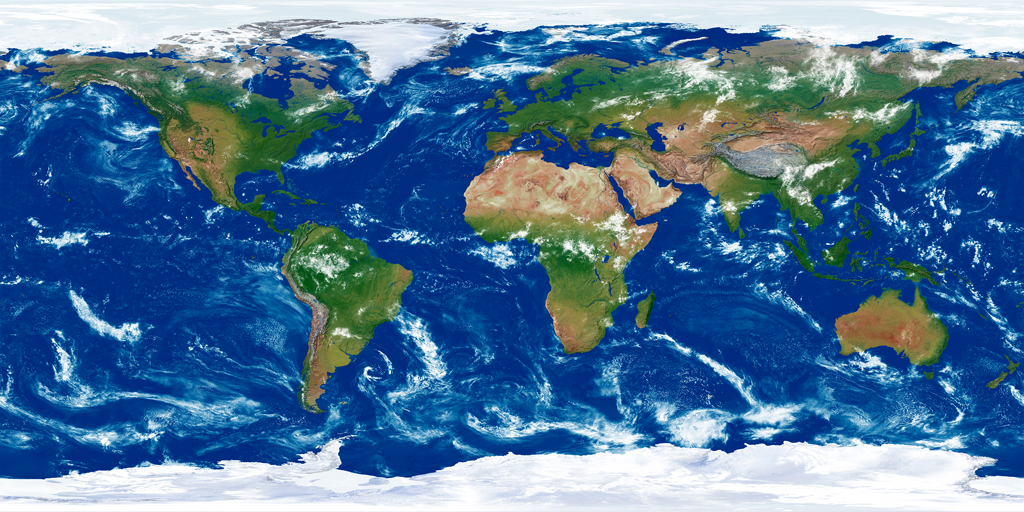
#> input picture Assets/Planet Earth Free/Materials/Earth1kTexture.png, 1024 x 512 px, given in place of Phobos_Viking_Mosaic_40ppd_DLRcontrol.tif, which was not available
$ python moons.py out.png
#> lines starting #> are read from the running program, lines starting #| are printed output that depends on the picture; after the words box and inside, x2 and y2 are one past the last pixel; in counts of white or black regions, pixels touching at a corner belong together; pictures that were not available may be replaced by others from this repository, and a replacement may not be noted
"""Карты спутников NASA/JPL/USGS -> 2:1 равнопромежуточные JPG, долгота 0 в центре, на восток вправо
(как у Solar System Scope, BodyRenderer.LatLonUv: u = (lon+180)/360). Яркость — к геометрическому альбедо
(как Tools/textures/sss_convert.py). Пара: ALBEDO — с NightLight.GeometricAlbedo / фактами NASA."""
import os, sys, numpy as np
from PIL import Image
Image.MAX_IMAGE_PIXELS = None
SRC = os.environ.get('MOON_SRC', 'moon_dl/')  # папка со скачанными GeoTIFF USGS (planetarymaps.usgs.gov / asc-pds-services mosaic), по подпапке на тело
OUT = sys.argv[1] if len(sys.argv) > 1 else '.'
ONLY = sys.argv[2:]
# id: (файл, сдвиг на пол-ширины (центр исходника — 180°), размер, альбедо, тинт для серых: (светлое, тёмное))
J = {
 'phobos':   ('phobos/Phobos_Viking_Mosaic_40ppd_DLRcontrol.tif', False, 2048, 0.071, ((1.00,.97,.93),(1.10,.95,.85))),
 'deimos':   ('deimos/deimoscyl1.jpg', False, 2048, 0.068, ((1.00,.97,.93),(1.05,.96,.88))),
 'io':       ('io/Io_GalileoSSI-Voyager_Global_Mosaic_ClrMerge_1km.tif', False, 4096, 0.63, None),
 'europa':   ('europa/Europa_Voyager_GalileoSSI_global_mosaic_500m.tif', True, 4096, 0.67, ((.96,.98,1.03),(1.3,.95,.65))),
 'ganymede': ('ganymede/Ganymede_Voyager_GalileoSSI_Global_ClrMosaic_1435m.tif', True, 4096, 0.43, None),
 'callisto': ('callisto/Callisto_Voyager_GalileoSSI_global_mosaic_1km.tif', True, 4096, 0.22, ((.96,.98,1.02),(1.15,.98,.80))),
 'enceladus':('enceladus/Enceladus_Cassini_mosaic_global_110m.tif', False, 4096, 0.62, ((.96,.99,1.04),(.98,.99,1.02))),
 'titan':    ('titan/Titan_ISS_P19658_Mosaic_Global_4km.tif', True, 4096, 0.20, ((1.45,1.0,.45),(1.5,.9,.35))),
 'triton':   ('triton/Triton_Voyager2_ClrMosaic_GlobalFill_600m.tif', False, 4096, 0.76, ((1.0,.93,.88),(1.2,.85,.65))),
 'pluto':    ('pluto/Pluto_NewHorizons_Global_Mosaic_300m_Jul2017_8bit.tif', True, 4096, 0.52, ((1.1,1.0,.88),(1.5,.85,.55))),
 'charon':   ('charon/Charon_NewHorizons_Global_Mosaic_300m_Jul2017_8bit.tif', False, 4096, 0.41, ((.99,1.0,1.01),(1.35,.9,.7))),
}
FILL = {'triton': (1.0, .93, .88)}
CONTRAST = {'titan': 0.5}  # хаза: поверхность с орбиты видна смазанной
LW = np.array([0.2126, 0.7152, 0.0722], np.float32)
def to_lin(a): return np.where(a <= 0.04045, a / 12.92, ((a + 0.055) / 1.055) ** 2.4)
def to_srgb(l): return np.where(l <= 0.0031308, l * 12.92, 1.055 * np.power(np.maximum(l, 0), 1 / 2.4) - 0.055)

def rs(arr2d, size):  # float32 2D -> resize
    return np.asarray(Image.fromarray(arr2d.astype(np.float32), 'F').resize(size, Image.BILINEAR, reducing_gap=2.0) if False else Image.fromarray(arr2d.astype(np.float32), 'F').resize(size, Image.BOX if arr2d.shape[1] > size[0] else Image.BICUBIC))

def load(path, roll, tw):
#> called with roll = False, tw = 2048
    im = Image.open(path)
#> im is the input picture: PIL image 1024x512 RGB; mean R, G, B 79.3, 118.3, 152.7
    gray = im.mode in ('L', 'I;16')
#> gray = False
    im = im.convert('L') if gray else im.convert('RGB')
    W, H = im.size
#> W = 1024; H = 512
    th = tw // 2
    a = np.asarray(im)
    nod = (a == 0) if gray else (a == 0).all(2)
#> nod: shape (512, 1024) bool; every value is 0
    # Нет данных — нулевые пиксели; доля нулей в тексле даёт вес, остальное усредняется только по данным.
    valid = rs((~nod).astype(np.float32), (tw, th))
#> in rs, `return np.asarray(Image.fromarray(arr2d.astype(np.float32), 'F').resiz..`: returned value: shape (1024, 2048) float32; every value is 1
    ch = [a] if gray else [a[..., i] for i in range(3)]
#> ch = 3 items
    out = []
    for c in ch:
        s = rs(c.astype(np.float32), (tw, th))  # нули входят в сумму как 0
        out.append(s)
#> this loop made 3 passes
#> pass 3, in load, `s = rs(c.astype(np.float32), (tw, th))`:
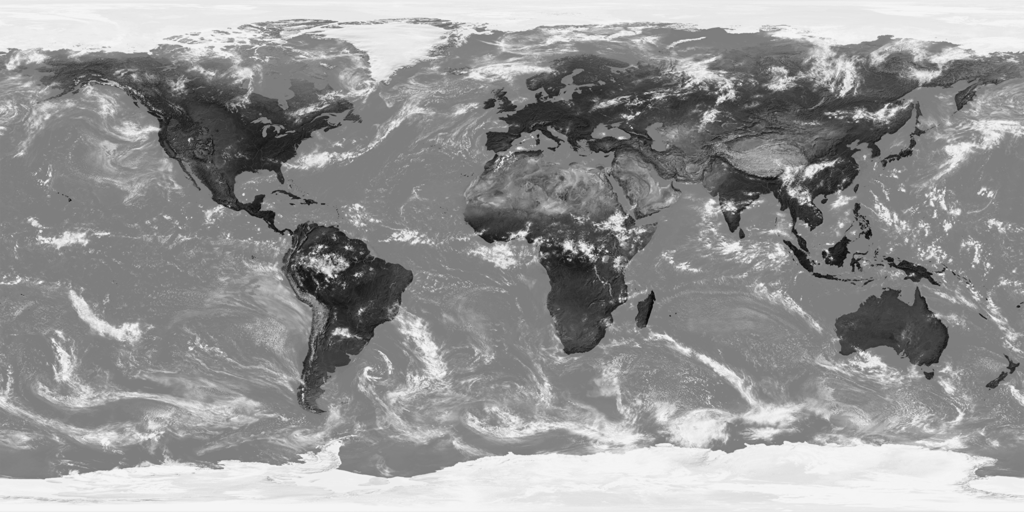
#> s: shape (1024, 2048) float32 (shown at 1/2 size); min -6.5, max 265.4, mean 152.7; drawn with min black and max white
#> after the loop, out = 3 items
    out = np.stack(out, -1)
    del a, nod, ch
    v = np.maximum(valid, 1e-4)[..., None]
    out = np.where(valid[..., None] > 0.05, out / v, 0) / 255.0
    valid = (valid > 0.5).astype(np.float32)
    if roll:
        out = np.roll(out, tw // 2, axis=1); valid = np.roll(valid, tw // 2, axis=1)
    return out.astype(np.float32), valid, gray

def up(a, size):  # (h,w,c) float -> bicubic upsample по каналам
    return np.stack([np.asarray(Image.fromarray(a[..., c], 'F').resize(size, Image.BICUBIC)) for c in range(a.shape[2])], -1)

def inpaint(img, w):
    """Пирамидальная заливка дыр (нет данных): средний тон окрестности, мягко."""
    if w.min() > 0.5: return img
    h, wd = w.shape
    if h < 4 or wd < 4:
        m = (img * w[..., None]).sum((0, 1)) / max(w.sum(), 1)
        return np.where(w[..., None] > 0, img, m)
    def red(x): return x.reshape(h // 2, 2, wd // 2, 2, *x.shape[2:]).mean((1, 3))
    ws = red(w); Is = red(img * w[..., None])
    Ic = np.where(ws[..., None] > 0, Is / np.maximum(ws, 1e-6)[..., None], 0)
    f = inpaint(Ic, (ws > 0).astype(np.float32))
    u = up(f, (wd, h))
    return np.where(w[..., None] > 0.5, img, u)

def main():
    os.makedirs(OUT, exist_ok=True)
    for name, (f, roll, tw, alb, tint) in J.items():
        if ONLY and name not in ONLY: continue
        img, valid, gray = load(SRC + f, roll, tw); img = np.clip(img, 0, 1)
#> after `img, valid, gray = load(SRC + f, roll, tw)`: gray = False
        nod = 1 - valid.mean()
#> nod = 0
        if nod > 0.001:
            img = inpaint(img, valid)
            # Заливка гладкая — добавим зерно, иначе пятно читается плоской заплаткой.
            rng = np.random.default_rng(7)
            n = np.asarray(Image.fromarray(rng.normal(0, 1, valid.shape).astype(np.float32), 'F').resize((valid.shape[1] // 2, valid.shape[0] // 2), Image.BOX).resize((valid.shape[1], valid.shape[0]), Image.BICUBIC))
            hole = np.asarray(Image.fromarray(1 - valid, 'F').resize((valid.shape[1] // 8, valid.shape[0] // 8), Image.BOX).resize((valid.shape[1], valid.shape[0]), Image.BICUBIC))
            img = np.clip(img * (1 + 0.5 * n[..., None] * np.clip(hole * 1.5, 0, 1)[..., None] * 0.35), 0, 1)
            if name in FILL:
                # Цветная заливка по краям Вояджера даёт зелёный: в дыре оставляем яркость, цвет — нейтральный.
                Lf = (to_lin(img) * LW).sum(2)[..., None]
                ft = np.array(FILL[name], np.float32); ft /= (ft * LW).sum()
                hw = np.clip(hole * 2.5, 0, 1)[..., None]
                img = to_srgb(np.clip(to_lin(img) * (1 - hw) + Lf * ft * hw, 0, 1))
        lin = to_lin(img)
#> in to_lin, `def to_lin(a): return np.where(a <= 0.04045, a / 12.92, ((a + 0.055) /..`:
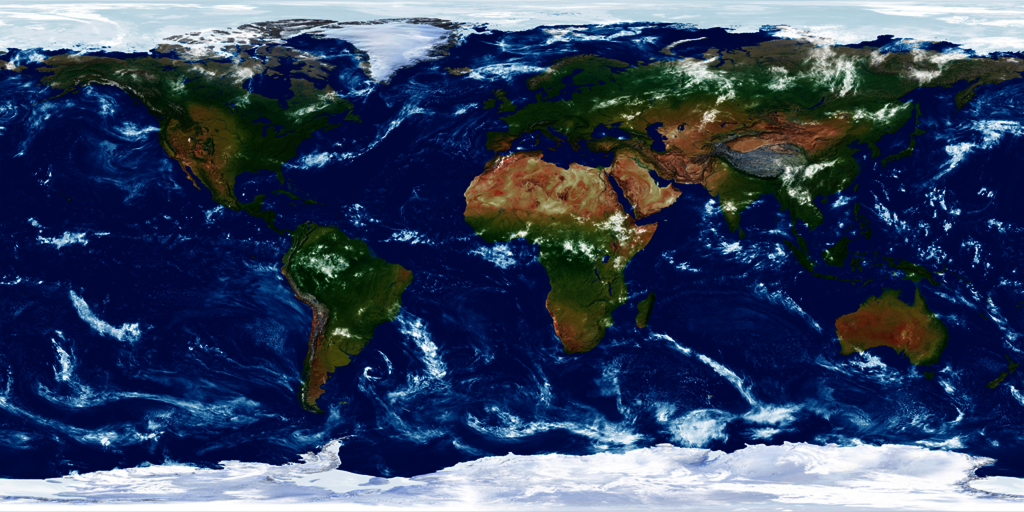
#> returned value: shape (1024, 2048, 3) float32 (shown at 1/2 size); mean of channels 0, 1, 2 0.216, 0.275, 0.383; drawn as R, G, B
        L = (lin * LW).sum(2) if not gray else lin[..., 0]
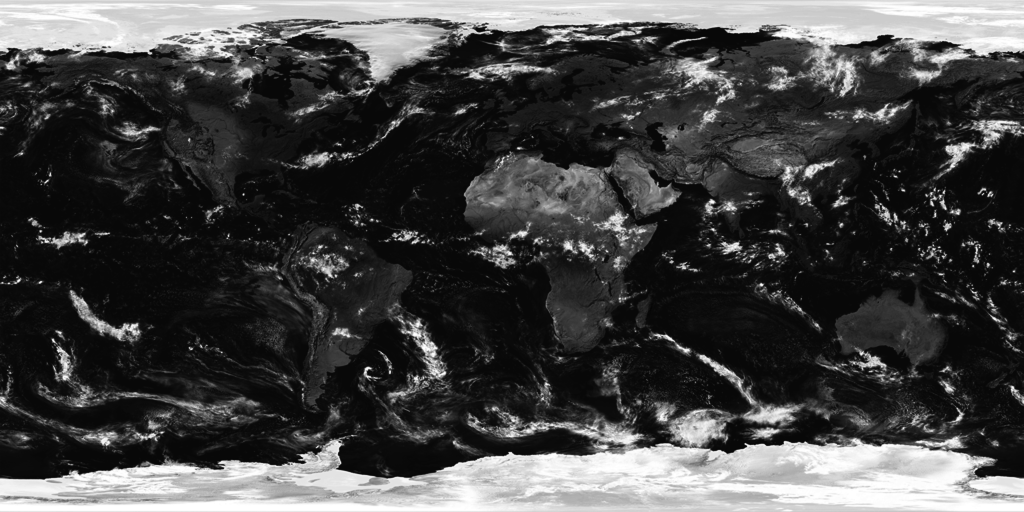
#> L: shape (1024, 2048) float32 (shown at 1/2 size); min 0.0122, max 1, mean 0.27
        # Средняя яркость по площади (вес cos широты) только по реальным данным.
        lat = np.linspace(np.pi / 2, -np.pi / 2, L.shape[0])
        wt = np.cos(lat)[:, None] * np.ones((1, L.shape[1]))
        vw = wt * np.maximum(valid, 0.0)
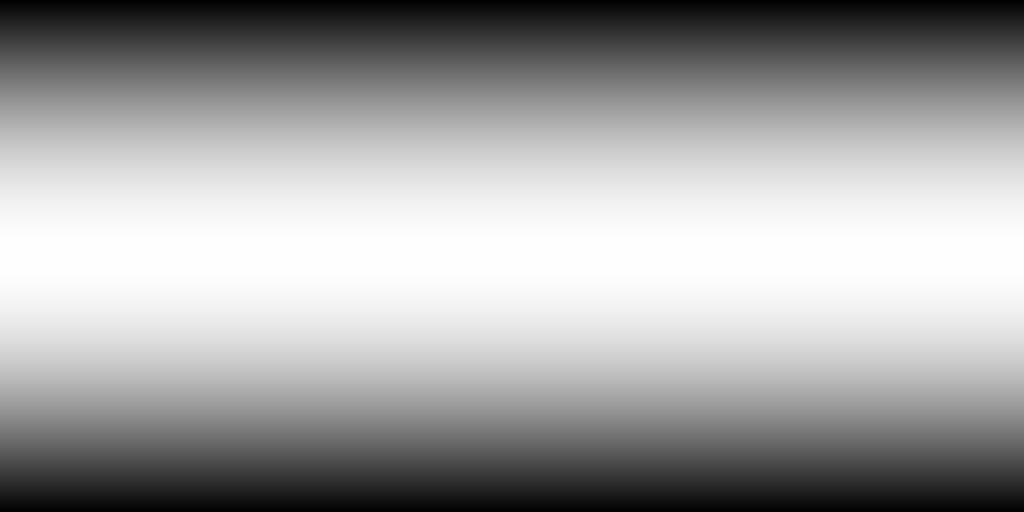
#> vw: shape (1024, 2048) float64 (shown at 1/2 size); min 6.12e-17, max 1, mean 0.636
        if vw.sum() == 0: vw = wt
        mean = float((L * vw).sum() / vw.sum())
#> mean = 0.163
        if gray or tint:  # Triton: цветная мозаика Вояджера искусственно зелёная — берём только яркость
            t0, t1 = [np.array(t, np.float32) for t in tint] if tint else (np.ones(3, np.float32),) * 2
#> t0 = [1, 0.97, 0.93]; t1 = [1.1, 0.95, 0.85]
            t0 /= (t0 * LW).sum(); t1 /= (t1 * LW).sum()
#> after `t0 /= (t0 * LW).sum()`: t0 = [1.03, 0.996, 0.955]
#> after `t1 /= (t1 * LW).sum()`: t1 = [1.13, 0.975, 0.872]
            c = CONTRAST.get(name, 1.0)
            L = np.maximum(mean + c * (L - mean), 0)
            d = np.clip((1 - L / mean) / 0.7, 0, 1)[..., None]
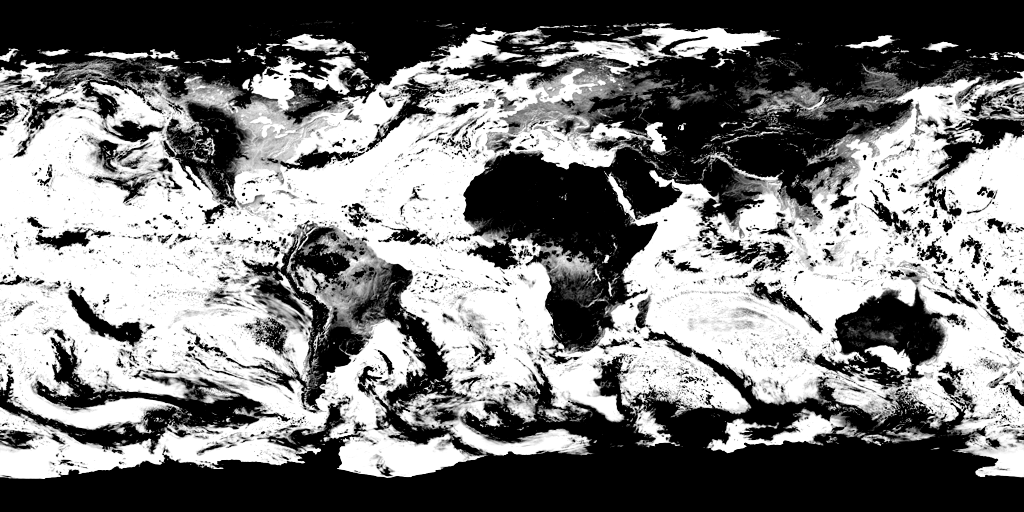
#> d: shape (1024, 2048, 1) float32 (shown at 1/2 size); min 0, max 1, mean 0.487
            lin = L[..., None] * (t0 * (1 - d) + t1 * d)
        # Мягкое колено у белого: жёсткий клип выжигал ледяные шапки (Тритон, Энцелад). k подбираем так,
        # чтобы после колена средняя яркость осталась альбедо.
        def knee(x): return np.where(x > 0.7, 0.7 + 0.3 * np.tanh((x - 0.7) / 0.3), x)
        lo, hi = 0.0, 50.0
        Ls = (lin * LW).sum(2)
        for _ in range(30):
            k = (lo + hi) / 2
            m = float((knee(Ls * k) * vw).sum() / vw.sum())
            if m < alb: lo = k
            else: hi = k
#> this loop made 30 passes
#> m on passes 1 to 12: 0.958, 0.761, 0.559, 0.376, 0.234, 0.127, 0.0637, 0.0955, 0.0796, 0.0717, 0.0677, 0.0697
        lin = np.clip(knee(lin * k), 0, 1)
#> in knee (call 31), `def knee(x): return np.where(x > 0.7, 0.7 + 0.3 * np.tanh((x - 0.7) / ..`:
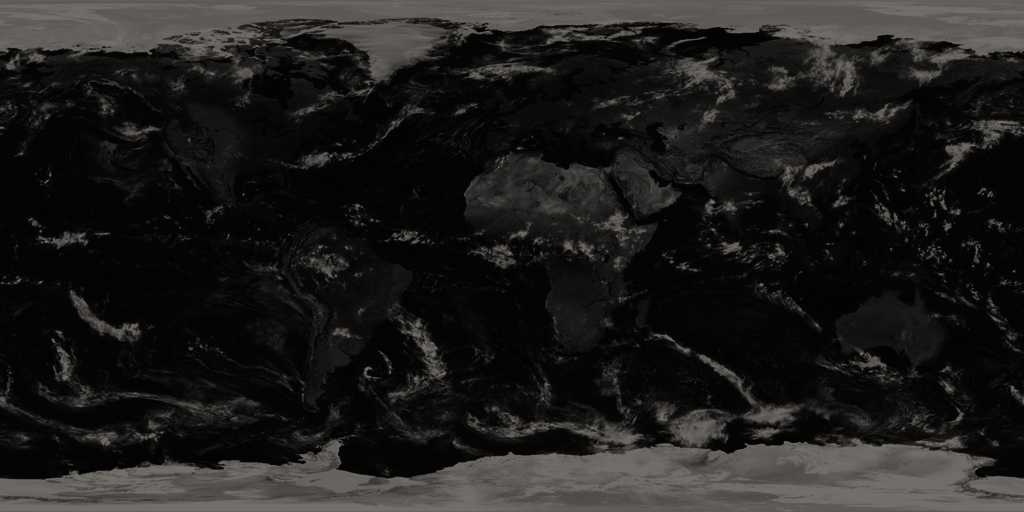
#> returned value: shape (1024, 2048, 3) float32 (shown at 1/2 size); mean of channels 0, 1, 2 0.122, 0.117, 0.112; drawn as R, G, B
        res = (np.clip(to_srgb(lin), 0, 1) * 255 + 0.5).astype(np.uint8)
#> in to_srgb, `def to_srgb(l): return np.where(l <= 0.0031308, l * 12.92, 1.055 * np...`:
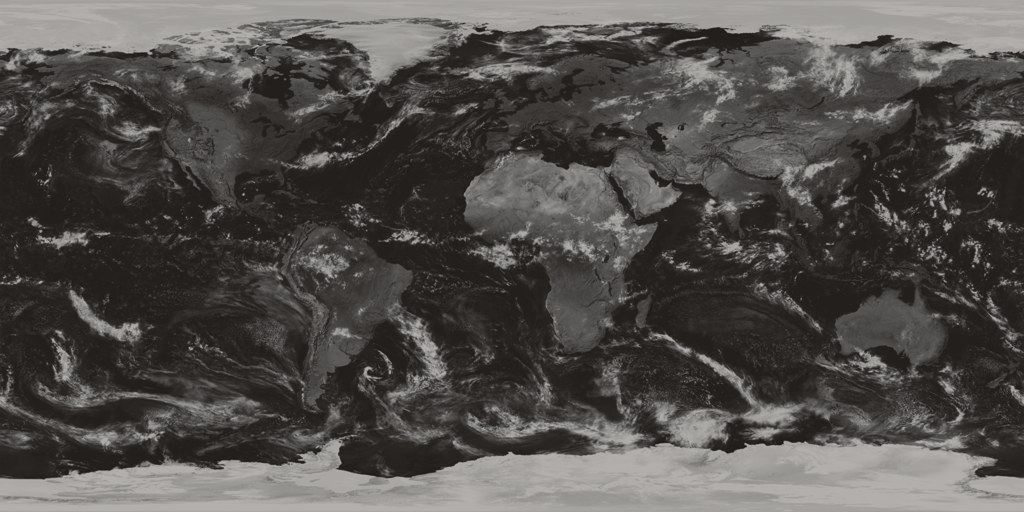
#> returned value: shape (1024, 2048, 3) float32 (shown at 1/2 size); mean of channels 0, 1, 2 0.32, 0.311, 0.302; drawn as R, G, B
        Image.fromarray(res, 'RGB').save(os.path.join(OUT, name + '.jpg'), quality=92, subsampling=0)
        m2 = float(((lin * LW).sum(2) * vw).sum() / vw.sum())
#> m2 = 0.071
        print(f'{name}: {tw}x{tw//2} nodata={nod*100:.1f}% k={k:.2f} mean_lin={m2:.3f}', flush=True)
#| phobos: 2048x1024 nodata=0.0% k=0.44 mean_lin=0.071
#> pass 2 of the loop in main, `for name, (f, roll, tw, alb, tint) in J.items():`:
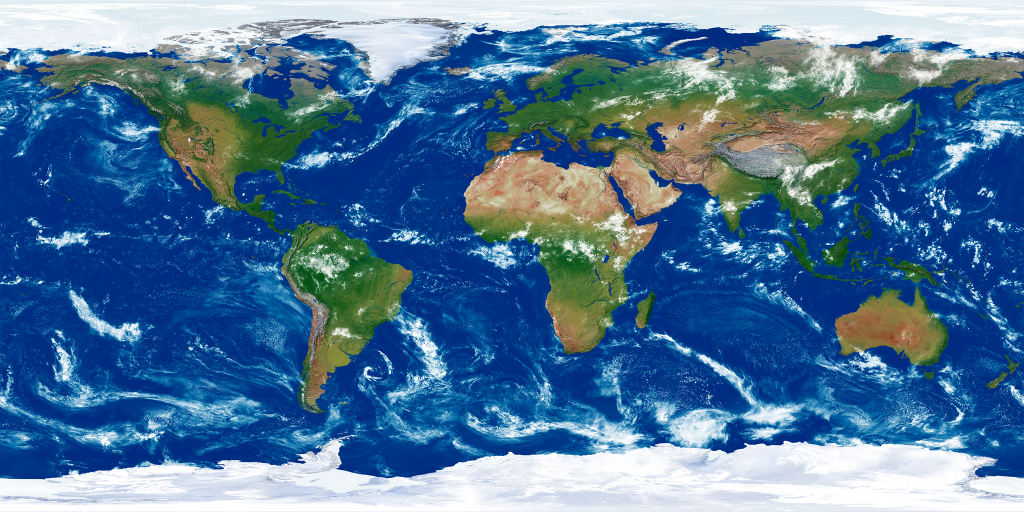
#> input picture Assets/Planet Earth Free/Materials/Earth2kTexture.png, 2048 x 1024 px, given in place of deimoscyl1.jpg, which was not available (shown at 1/2 size)
#> in load, im is the input picture: PIL image 2048x1024 RGB; mean R, G, B 79.2, 118.3, 152.7
#> in load (call 2), `nod = (a == 0) if gray else (a == 0).all(2)`:
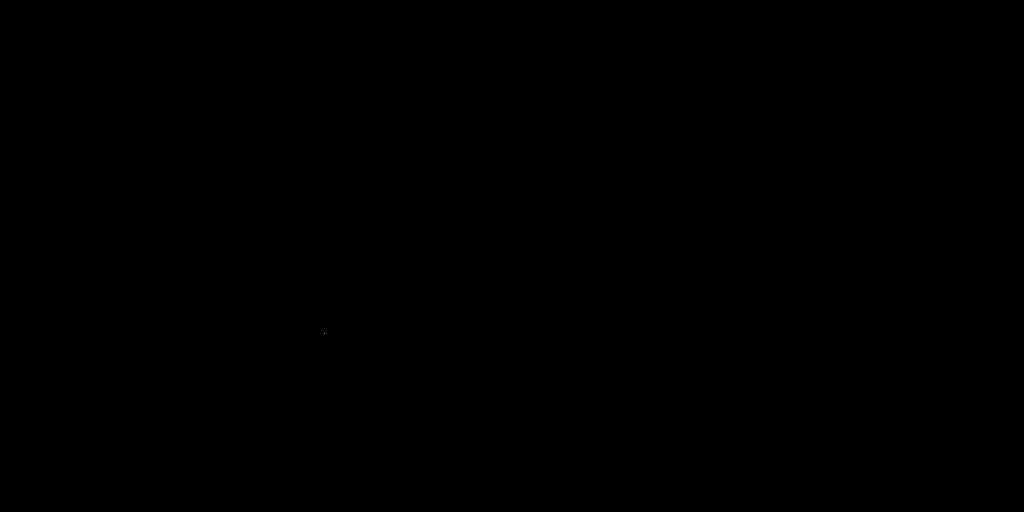
#> nod: shape (1024, 2048) bool (shown at 1/2 size); 0% white in thin lines or dots, all inside (x1, y1, x2, y2) = (649, 666, 650, 667)
#> the loop in load (call 2), `for c in ch:` made 3 passes
#> in main, `nod = 1 - valid.mean()`: nod = 4.77e-07
#> mean = 0.167
#> in main, `t0, t1 = [np.array(t, np.float32) for t in tint] if tint else (np.ones..`: t0 = [1, 0.97, 0.93]; t1 = [1.05, 0.96, 0.88]
#> in main, `t0 /= (t0 * LW).sum()`: t0 = [1.03, 0.996, 0.955]
#> in main, `t1 /= (t1 * LW).sum()`: t1 = [1.08, 0.986, 0.904]
#> the loop in main, `for _ in range(30):` made 30 passes
#> m on passes 1 to 8: 0.951, 0.749, 0.552, 0.375, 0.237, 0.13, 0.0651, 0.0976
#> in to_srgb (call 2), `def to_srgb(l): return np.where(l <= 0.0031308, l * 12.92, 1.055 * np...`:
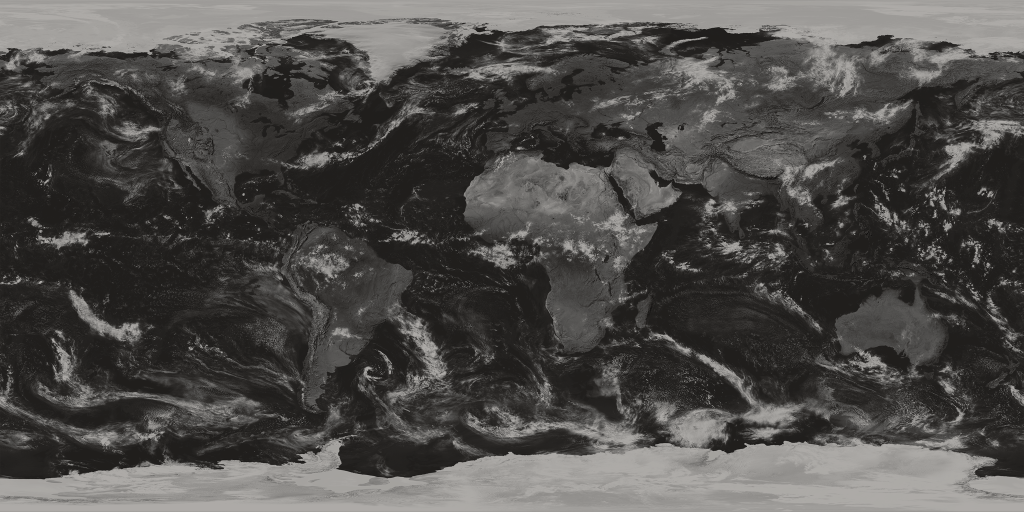
#> returned value: shape (1024, 2048, 3) float32 (shown at 1/2 size); mean of channels 0, 1, 2 0.309, 0.302, 0.294; drawn as R, G, B
#> m2 = 0.068
#| deimos: 2048x1024 nodata=0.0% k=0.41 mean_lin=0.068
#> (the run stopped early here; a loop or call above may not have finished)
